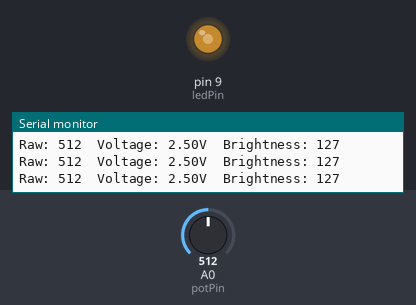
Recording of a sketch running on a simulated Arduino Uno, built with avr-gcc and run on an emulated ATmega328P. Parts: output pins drawn as LEDs (lit = HIGH), the last lines printed to the serial monitor. The inputs (shaded band) are chosen by the test bench; at power-on: A0 (potPin) = 512.

Above: at 1.2 s.
1.3 s: A0 (potPin) set to 410
At 2.0 s:
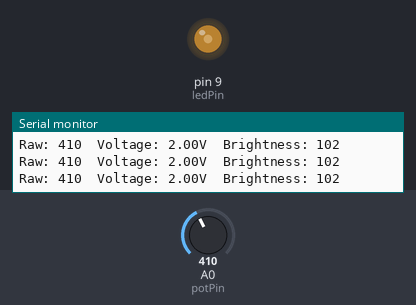
4.3 s: A0 (potPin) set to 392
At 4.9 s:
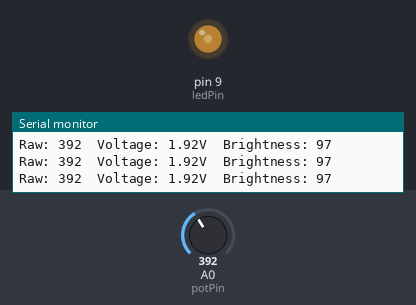
5.8 s: A0 (potPin) set to 716
At 7.0 s:
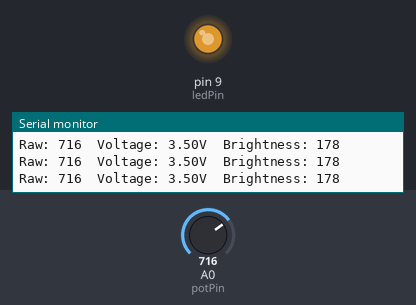
7.3 s: A0 (potPin) set to 985
At 8.1 s:
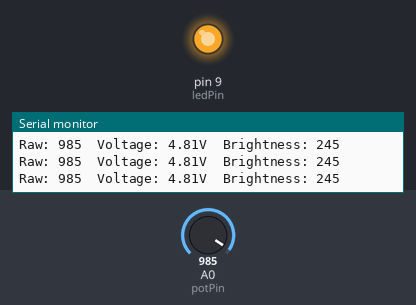
8.8 s: A0 (potPin) set to 1015
At 10.0 s:
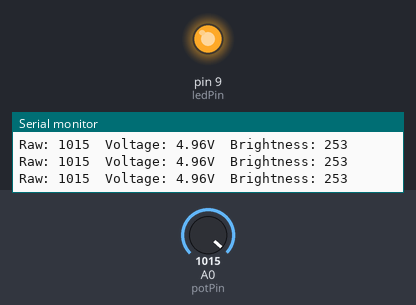
10.3 s: A0 (potPin) set to 122
At 11.1 s:
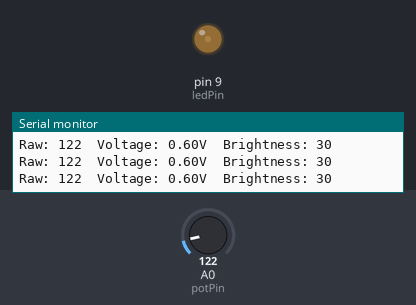
Timing chart, 0 to 12.8 s (numbered marks = the images above; inputs shaded):
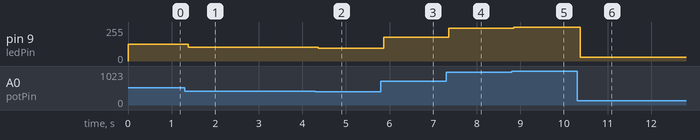

The sketch:

Potentiometer.ino
```cpp
/*
  Potentiometer -> PWM LED brightness

  Reads a 10k potentiometer and uses analogWrite() (PWM) to fade an
  external LED's brightness in proportion to the pot's position.

  Wiring:
    - Pot left leg  -> GND
    - Pot right leg -> 5V
    - Pot wiper (middle leg) -> A0
    - LED long leg (anode) -> 220ohm resistor -> pin 9
    - LED short leg (cathode) -> GND

  IMPORTANT: pin 9 was chosen because it's PWM-capable (marked with a
  ~ on the board silkscreen: pins 3, 5, 6, 9, 10, 11 on the Uno).
  LED_BUILTIN (pin 13) does NOT support PWM, so it can't be used here.

  Concept: analogWrite() doesn't produce a true analog voltage - the
  Uno has no DAC. Instead it rapidly switches the pin HIGH/LOW (PWM -
  Pulse Width Modulation) at ~490Hz. The "duty cycle" (% of time spent
  HIGH per cycle) controls perceived brightness: 0 = always off,
  255 = always on, values in between blink faster than the eye can
  see, so it looks like a dimmer light rather than a flicker.
*/

const int potPin = A0;
const int ledPin = 9;

void setup() {
  pinMode(ledPin, OUTPUT);
  Serial.begin(9600);
}

void loop() {
  int rawValue = analogRead(potPin);              // 0-1023
  float voltage = rawValue * (5.0 / 1023.0);       // convert to 0-5V
  int brightness = map(rawValue, 0, 1023, 0, 255); // ADC range -> PWM range

  Serial.print("Raw: ");
  Serial.print(rawValue);
  Serial.print("\tVoltage: ");
  Serial.print(voltage);
  Serial.print("V\tBrightness: ");
  Serial.println(brightness);

  analogWrite(ledPin, brightness);
}
```

Measured:
- after the input at 1.3 s, pin 9 (ledPin): 127/255 → 102/255 after 0.08 s
- after the input at 4.3 s, pin 9 (ledPin): 102/255 → 97/255 after 0.07 s
- after the input at 5.8 s, pin 9 (ledPin): 97/255 → 178/255 after 0.07 s
- after the input at 7.3 s, pin 9 (ledPin): 178/255 → 245/255 after 0.06 s
- after the input at 8.8 s, pin 9 (ledPin): 245/255 → 253/255 after 0.05 s
- after the input at 10.3 s, pin 9 (ledPin): 253/255 → 30/255 after 0.08 s
